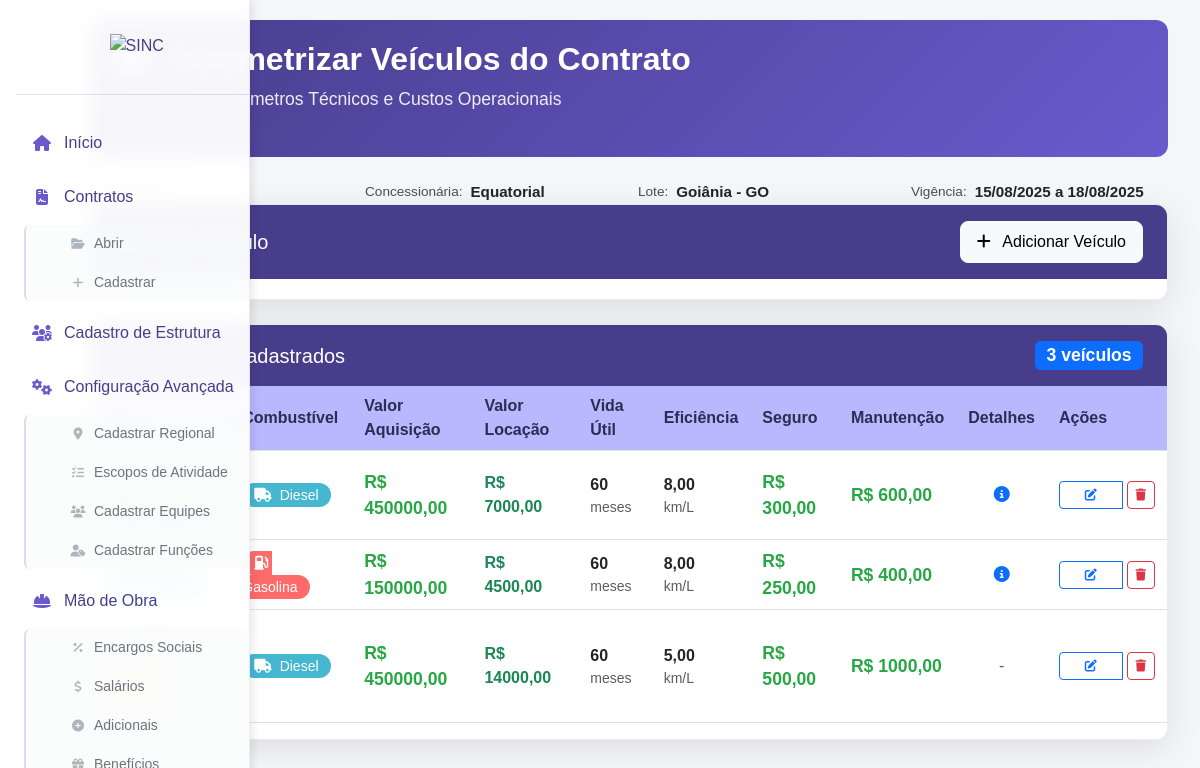
/veiculos/cadastrar/4/, run on the app's committed database.
### cad_contrato/models.py (models this page shows, shortened)
class CadastroContrato(models.Model):
    ESTADOS_CHOICES = [
        ('AC', 'Acre'),
        ('AL', 'Alagoas'),
        ('AP', 'Amapá'),
        ('AM', 'Amazonas'),
        ('BA', 'Bahia'),
        ('CE', 'Ceará'),
        ('DF', 'Distrito Federal'),
        ('ES', 'Espírito Santo'),
        ('GO', 'Goiás'),
        ('MA', 'Maranhão'),
        ('MT', 'Mato Grosso'),
        ('MS', 'Mato Grosso do Sul'),
        ('MG', 'Minas Gerais'),
        ('PA', 'Pará'),
        ('PB', 'Paraíba'),
        ('PR', 'Paraná'),
        ('PE', 'Pernambuco'),
        ('PI', 'Piauí'),
        ('RJ', 'Rio de Janeiro'),
        ('RN', 'Rio Grande do Norte'),
        ('RS', 'Rio Grande do Sul'),
        ('RO', 'Rondônia'),
        ('RR', 'Roraima'),
        ('SC', 'Santa Catarina'),
        ('SP', 'São Paulo'),
        ('SE', 'Sergipe'),
        ('TO', 'Tocantins'),
    ]
    STATUS_CHOICES = [
        ('EM_LICITACAO', 'Em Licitação'),
        ('EM_RENOVACAO', 'Em Renovação'),
        ('ATIVO', 'Ativo'),
        ('ENCERRADO', 'Encerrado'),
    ]
    contrato = models.AutoField(primary_key=True)
    concessionaria = models.CharField(max_length=100, default='Equatorial')
    estado = models.CharField(max_length=2, choices=ESTADOS_CHOICES, default='GO')
    municipio = models.CharField(max_length=100, default='Goiânia')
    escopo_contrato = models.CharField(max_length=255)
    inicio_vigencia_contrato = models.DateField(default='2025-01-01')
    fim_vigencia_contrato = models.DateField(default='2029-01-01')
    versao_base = models.ForeignKey('self', null=True, blank=True, on_delete=models.PROTECT, related_name='versoes')
    numero_versao = models.IntegerField(default=0)
    descricao_alteracao = models.TextField(blank=True)
    status_contrato = models.CharField(max_length=15, choices=STATUS_CHOICES, default='EM_LICITACAO', verbose_name="Status do Contrato")
    valor_inicial = models.DecimalField(max_digits=15, decimal_places=2, default=0.00, verbose_name="Valor Inicial do Contrato")
    created_at = models.DateTimeField(auto_now_add=True)
    updated_at = models.DateTimeField(auto_now=True)
    class Meta:
        ordering = ['-created_at']

### veiculos/models.py (models this page shows, shortened)
class Veiculo(models.Model):
    TIPO_COMBUSTIVEL_CHOICES = [
        ('gasolina', 'Gasolina'),
        ('etanol', 'Etanol'),
        ('diesel', 'Diesel'),
        ('flex', 'Flex (Gasolina/Etanol)'),
        ('gnv', 'GNV'),
        ('eletrico', 'Elétrico'),
    ]
    contrato = models.ForeignKey(
        CadastroContrato,
        on_delete=models.PROTECT,
        related_name="veiculos",
        verbose_name="Contrato"
    )
    tipo_veiculo = models.ForeignKey(
        TipoVeiculo,
        on_delete=models.PROTECT,
        related_name="veiculos",
        verbose_name="Tipo de Veículo"
    )
    valor_aquisicao = models.DecimalField(
        max_digits=12,
        decimal_places=2,
        verbose_name="Valor de Aquisição (R$)"
    )
    valor_locacao = models.DecimalField(
        max_digits=10,
        decimal_places=2,
        default=0.00,
        verbose_name="Valor de Locação Mensal (R$)"
    )
    vida_util_meses = models.PositiveIntegerField(
        default=60,
        verbose_name="Vida Útil (meses)"
    )
    custo_mensal_seguro = models.DecimalField(
        max_digits=10,
        decimal_places=2,
        default=0.00,
        verbose_name="Custo Mensal de Seguro (R$)"
    )
    custo_mensal_manutencao = models.DecimalField(
        max_digits=10,
        decimal_places=2,
        default=0.00,
        verbose_name="Custo Mensal de Manutenção (R$)"
    )
    tipo_combustivel = models.CharField(
        max_length=20,
        choices=TIPO_COMBUSTIVEL_CHOICES,
        verbose_name="Tipo de Combustível"
    )
    eficiencia_km_litro = models.DecimalField(
        max_digits=5,
        decimal_places=2,
        verbose_name="Eficiência (Km/L)"
    )
    observacoes = models.TextField(blank=True, null=True, verbose_name="Observações")
    created_at = models.DateTimeField(auto_now_add=True)
    updated_at = models.DateTimeField(auto_now=True)
    class Meta:
        verbose_name = "Veículo"
        verbose_name_plural = "Veículos"
        unique_together = ('contrato', 'tipo_veiculo')
        ordering = ['contrato', 'tipo_veiculo__categoria', 'tipo_veiculo__nome']

class TipoVeiculo(models.Model):
    CATEGORIA_CHOICES = [
        ('veiculo_leve', 'Veículo Leve'),
        ('veiculo_pesado', 'Veículo Pesado'),
        ('implemento', 'Implemento'),
        ('equipamento', 'Equipamento'),
    ]
    nome = models.CharField(max_length=100, unique=True, verbose_name="Nome do Tipo")
    categoria = models.CharField(
        max_length=50,
        choices=CATEGORIA_CHOICES,
        verbose_name="Categoria"
    )
    descricao = models.TextField(blank=True, null=True, verbose_name="Descrição")
    especificacoes_tecnicas = models.TextField(
        blank=True,
        null=True,
        verbose_name="Especificações Técnicas"
    )
    created_at = models.DateTimeField(auto_now_add=True)
    updated_at = models.DateTimeField(auto_now=True)
    class Meta:
        verbose_name = "Tipo de Veículo"
        verbose_name_plural = "Tipos de Veículos"
        ordering = ['categoria', 'nome']

### veiculos/views.py (the view, shortened to what this page needs)
# urls.py: path('cadastrar/<int:contrato_id>/', VeiculoCreateView.as_view(), name='cadastrar_veiculo'),
class VeiculoCreateView(CreateView):
    model = Veiculo
    form_class = VeiculoForm
    template_name = "veiculos/cadastrar_veiculo.html"
    success_url = reverse_lazy("cadastrar_veiculo")
    def dispatch(self, request, *args, **kwargs):
        contrato_id = self.kwargs.get('contrato_id') or request.session.get('contrato_id')
        if not contrato_id:
            return redirect('selecionar_contrato')
        self.contrato = get_object_or_404(CadastroContrato, pk=contrato_id)
        return super().dispatch(request, *args, **kwargs)
    def get_form_kwargs(self):
        kwargs = super().get_form_kwargs()
        kwargs["contrato"] = self.contrato
        return kwargs
    def get(self, request, *args, **kwargs):
        return super().get(request, *args, **kwargs)
    def get_context_data(self, **kwargs):
        context = super().get_context_data(**kwargs)
        context["contrato"] = self.contrato
        context["veiculos"] = Veiculo.objects.filter(
            contrato=self.contrato
        ).select_related('tipo_veiculo').order_by('tipo_veiculo__categoria', 'tipo_veiculo__nome')
        return context

### veiculos/templates/veiculos/cadastrar_veiculo.html (shortened to what this page needs)
{% extends 'base.html' %}
{% load static %}
{% block content %}
<div class="container-fluid">
    <div class="hero-section">
        <div class="hero-content">
            <h1 class="hero-title">
                <i class="fas fa-car-side me-3"></i>
                Parametrizar Veículos do Contrato
            </h1>
            <p class="hero-subtitle">Cadastro de Parâmetros Técnicos e Custos Operacionais</p>
        </div>
    </div>
        <div class="hero-info">
            <div class="info-grid">
                <div class="info-item">
                    <span class="info-label">Contrato:</span>
                    <span class="info-value">{{ contrato.contrato }}</span>
                </div>
                <div class="info-item">
                    <span class="info-label">Concessionária:</span>
                    <span class="info-value">{{ contrato.concessionaria }}</span>
                </div>
                <div class="info-item">
                    <span class="info-label">Lote:</span>
                    <span class="info-value">{{ contrato.municipio }} - {{ contrato.estado }}</span>
                </div>
                <div class="info-item">
                    <span class="info-label">Vigência:</span>
                    <span class="info-value">{{ contrato.inicio_vigencia_contrato|date:"d/m/Y" }} a {{ contrato.fim_vigencia_contrato|date:"d/m/Y" }}</span>
                </div>
            </div>
        </div>
    <div class="main-card">
        <div class="card-header">
            <h5 class="mb-0">
                <i class="fas fa-plus-circle me-2"></i>
                Novo Veículo
            </h5>
            <button class="btn btn-light"
                    hx-get="?fragment=form"
                    hx-target="#veiculo-form"
                    hx-swap="innerHTML">
                <i class="fas fa-plus me-2"></i>
                Adicionar Veículo
            </button>
        </div>
        <div class="card-body">
        </div>
    </div>
    <div class="main-card mt-4" id="veiculos-section">
        <div class="card-header">
            <h5 class="mb-0">
                <i class="fas fa-list me-2"></i>
                Veículos Cadastrados
            </h5>
            <div class="badge bg-primary" id="contador-veiculos" style="font-size: 1.1rem; font-weight: 600;">
                {{ veiculos.count }} veículo{{ veiculos.count|pluralize }}
            </div>
        </div>
        <div class="card-body p-0">
            <div id="lista-veiculos" class="table-responsive">
                {% include 'veiculos/_lista_veiculos_inline.html' %}
            </div>
        </div>
    </div>
</div>
{% endblock %}

### veiculos/templates/veiculos/_lista_veiculos_inline.html (shortened to what this page needs)
{% if veiculos %}
<table class="table table-hover">
    <thead>
        <tr>
            <th style="background: #B8B8FF !important; color: #2C2C54 !important;">Tipo</th>
            <th style="background: #B8B8FF !important; color: #2C2C54 !important;">Combustível</th>
            <th style="background: #B8B8FF !important; color: #2C2C54 !important;">Valor Aquisição</th>
            <th style="background: #B8B8FF !important; color: #2C2C54 !important;">Valor Locação</th>
            <th style="background: #B8B8FF !important; color: #2C2C54 !important;">Vida Útil</th>
            <th style="background: #B8B8FF !important; color: #2C2C54 !important;">Eficiência</th>
            <th style="background: #B8B8FF !important; color: #2C2C54 !important;">Seguro</th>
            <th style="background: #B8B8FF !important; color: #2C2C54 !important;">Manutenção</th>
            <th style="background: #B8B8FF !important; color: #2C2C54 !important;" width="80">Detalhes</th>
            <th style="background: #B8B8FF !important; color: #2C2C54 !important;" width="120">Ações</th>
        </tr>
    </thead>
    <tbody>
        {% for veiculo in veiculos %}
        <tr>
            <td>
                <div>
                    <strong>{{ veiculo.tipo_veiculo.nome }}</strong>
                    <br>
                    <span class="categoria-badge categoria-{{ veiculo.tipo_veiculo.categoria }}">
                        {{ veiculo.tipo_veiculo.get_categoria_display }}
                    </span>
                </div>
            </td>
            <td>
                <span class="combustivel-badge combustivel-{{ veiculo.tipo_combustivel }}">
                    <i class="fas fa-{% if veiculo.tipo_combustivel == 'gasolina' %}gas-pump{% elif veiculo.tipo_combustivel == 'etanol' %}leaf{% elif veiculo.tipo_combustivel == 'diesel' %}truck{% elif veiculo.tipo_combustivel == 'flex' %}exchange-alt{% elif veiculo.tipo_combustivel == 'gnv' %}fire{% else %}bolt{% endif %} me-1"></i>
                    {{ veiculo.get_tipo_combustivel_display }}
                </span>
            </td>
            <td>
                <span class="custo-destaque">R$ {{ veiculo.valor_aquisicao|floatformat:2 }}</span>
            </td>
            <td>
                {% if veiculo.valor_locacao > 0 %}
                    <span class="fw-bold text-success">R$ {{ veiculo.valor_locacao|floatformat:2 }}</span>
                {% else %}
                    <span class="text-muted">-</span>
                {% endif %}
            </td>
            <td>
                <span class="fw-bold">{{ veiculo.vida_util_meses }}</span>
                <small class="text-muted d-block">meses</small>
            </td>
            <td>
                <span class="fw-bold">{{ veiculo.eficiencia_km_litro }}</span>
                <small class="text-muted d-block">km/L</small>
            </td>
            <td>
                <span class="custo-destaque">R$ {{ veiculo.custo_mensal_seguro|floatformat:2 }}</span>
            </td>
            <td>
                <span class="custo-destaque">R$ {{ veiculo.custo_mensal_manutencao|floatformat:2 }}</span>
            </td>
            <td class="text-center">
                {% if veiculo.observacoes %}
                    <i class="fas fa-info-circle text-primary"
                       data-bs-toggle="tooltip"
                       data-bs-placement="top"
                       data-bs-title="{{ veiculo.observacoes }}"
                       style="cursor: pointer;"></i>
                {% else %}
                    <span class="text-muted">-</span>
                {% endif %}
            </td>
            <td>
                <div class="btn-group btn-group-sm" role="group">
                    <button class="btn btn-outline-primary btn-sm-custom"
                            hx-get="{% url 'editar_veiculo' veiculo.pk %}?partial=true"
                            hx-target="#veiculo-form"
                            hx-swap="innerHTML"
                            title="Editar">
                        <i class="fas fa-edit"></i>
                    </button>
                    <form style="display:inline;"
                          hx-post="{% url 'excluir_veiculo' veiculo.pk %}"
                          hx-target="#lista-veiculos"
                          hx-swap="innerHTML"
                          hx-confirm="Tem certeza que deseja excluir o veículo {{ veiculo.tipo_veiculo.nome }}?">
                        <button type="submit" class="btn btn-outline-danger btn-sm-custom" title="Excluir">
                            <i class="fas fa-trash"></i>
                        </button>
                    </form>
                </div>
            </td>
        </tr>
        {% endfor %}
    </tbody>
</table>
{% endif %}

### data on the page
CadastroContrato: concessionaria "Equatorial", municipio "Goiânia", estado "GO", inicio_vigencia_contrato "15/08/2025", fim_vigencia_contrato "18/08/2025"
Veiculo: tipo_veiculo.nome "Caminhonete S10", tipo_veiculo.categoria "Veículo Leve", tipo_combustivel "Diesel", valor_aquisicao "450000,00", valor_locacao "7000,00", vida_util_meses "60", eficiencia_km_litro "8,00", custo_mensal_seguro "300,00", custo_mensal_manutencao "600,00"
Veiculo: tipo_veiculo.nome "Pickup Leve", tipo_veiculo.categoria "Veículo Leve", tipo_combustivel "Gasolina", valor_aquisicao "150000,00", valor_locacao "4500,00", vida_util_meses "60", eficiencia_km_litro "8,00", custo_mensal_seguro "250,00", custo_mensal_manutencao "400,00"
Veiculo: tipo_veiculo.categoria "Veículo Pesado", tipo_combustivel "Diesel", valor_aquisicao "450000,00", valor_locacao "14000,00", vida_util_meses "60", eficiencia_km_litro "5,00", custo_mensal_seguro "500,00", custo_mensal_manutencao "1000,00"

### other printed values
{{ veiculos.count }} "3"
